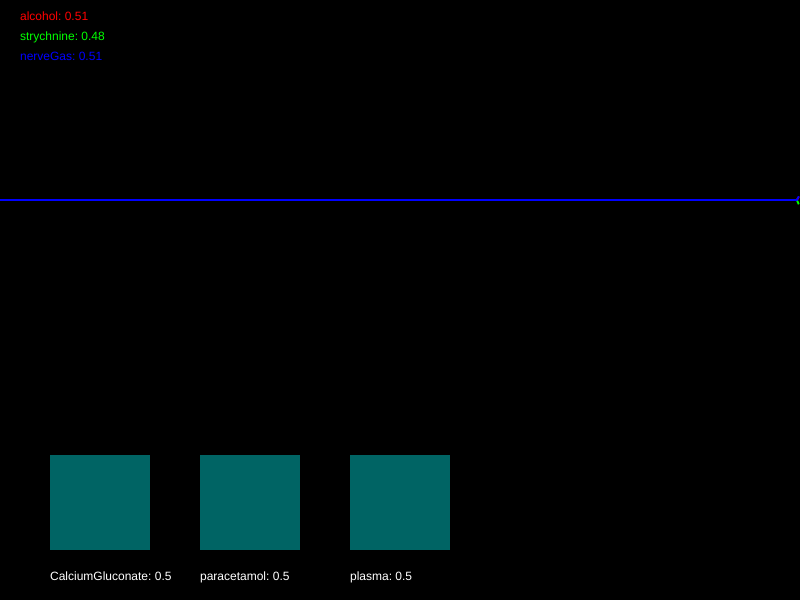
Frame 1 (no input)
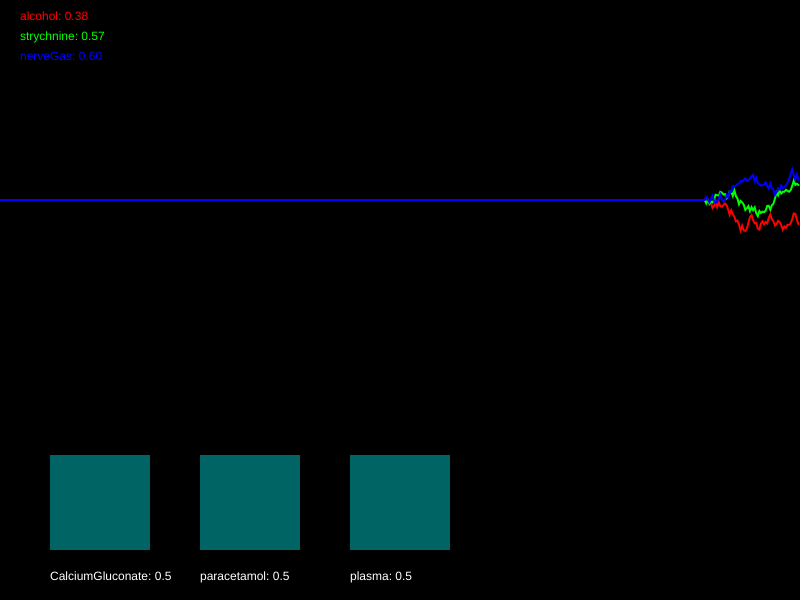
Frame 60 (no input)
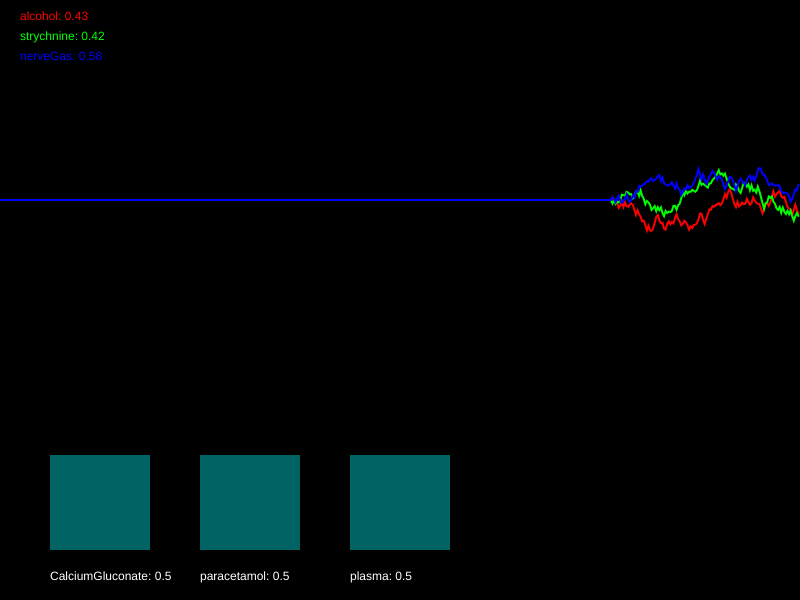
Frame 120 (the mouse pressed at the canvas centre since frame 60)

The p5.js sketch that drew these frames (run headless with seeded random() and noise() and a simulated clock; from frame 60 on, the mouse is pressed at the canvas centre):

// p5.js sketch
// ── sketch.js
/*

Officer: 4700213
CaseNum: 401-0-29148045-4700213

Case 401 - The Case of Norbert's Weiner Stand
Stage 1 - Noxious Weiner

Console city has been plunged into chaos. The notorious poisoner Norbert has struck the population down with a potent poison. Word has it that he is smuggling his venomous filth via a streetside weiner stand. Hundreds of people have been affected, and the municipal water company tells me that their sewers are at full capacity. This is no laughing matter. I need you to head down to our lab and work on an antidote.

You must develop the antidote by using conditional statements in the draw loop to
do the following:

	- When nerveGas dips below 0.37, decrement CalciumGluconate by 0.03
	- When strychnine goes above 0.4, increment CalciumGluconate by 0.03
	- If alcohol goes above 0.59, decrease paracetamol by 0.04
	- If nerveGas goes above 0.75, increase paracetamol by 0.03
	- If nerveGas dips below 0.36, decrease plasma by 0.04
	- When alcohol goes above 0.45, increment plasma by 0.01


Your conditional statements should consider the following poisons:

	- alcohol
	- strychnine
	- nerveGas


Your conditional statements should modify the following antidotes:

	- CalciumGluconate
	- paracetamol
	- plasma


- There are many ways to complete this task but you should only use the following commands and operators:

	if(){}
	>
	<
	+=
	-=

*/

//Declare the poison variables
var alcohol;
var strychnine;
var nerveGas;


//Declare the antidote variables
var CalciumGluconate;
var paracetamol;
var plasma;


//This variable is used for drawing the graph
var graphs;


function setup()
{

	createCanvas(800,600);
	strokeWeight(2);

	//initialise the poisons and antidotes
	alcohol = 0.5;
	strychnine = 0.5;
	nerveGas = 0.5;
	CalciumGluconate = 0.5;
	paracetamol = 0.5;
	plasma = 0.5;


	//fills the graph with empty values
	graphs = [];

	for(var i = 0; i < 3; i++)
	{
		graphs.push([]);
		for(var j = 0; j < 512; j++)
		{
			graphs[i].push(0.5);
		}
	}

}

function draw()
{

	//Develop the antidote below
	//Write conditional statements to change the amount of each substance ...




	//////////////////////////////////////////////////////

	//the code below generates new values using random numbers

	/*
		For testing, you might want to temporarily comment out
		these lines and set the same variables to constant values
		instead.
	*/

	alcohol = nextValue(graphs[0],alcohol);
	strychnine = nextValue(graphs[1],strychnine);
	nerveGas = nextValue(graphs[2],nerveGas);


	CalciumGluconate = constrain(CalciumGluconate, 0, 1);
	paracetamol = constrain(paracetamol, 0, 1);
	plasma = constrain(plasma, 0, 1);


	///////// DO NOT CHANGE THE CODE BELOW ///////////

	//drawing code

	// set background
	background(0);
	noFill();

	//draw the graphs for the vitals
	var colors = [
	color(255, 0, 0),
	color(0, 255, 0),
	color(0, 0, 255),
	color(255, 0, 255),
	color(255, 255, 0),
	color(0, 255, 255)
	];

	for(var i = 0; i < graphs.length; i++)
	{
		stroke(colors[i]);
		drawGraph(graphs[i]);
	}

	//draw the poisons as text
	noStroke();
	fill(colors[0]);
	text('alcohol: ' + nf(alcohol,1,2), 20,20);
	fill(colors[1]);
	text('strychnine: ' + nf(strychnine,1,2), 20,40);
	fill(colors[2]);
	text('nerveGas: ' + nf(nerveGas,1,2), 20,60);


	//draw the antidotes bar chart
	drawBar(CalciumGluconate,50,'CalciumGluconate');
	drawBar(paracetamol,200,'paracetamol');
	drawBar(plasma,350,'plasma');


}

function nextValue(graph, val)
{
	//gets the next value for a vital and puts it in an array for drawing
	var delta = random(-0.03,0.03);

	val += delta;
	if(val > 1 || val < 0)
	{
		delta *= -1;
		val += delta * 2;
	}

	graph.push(val)
	graph.shift();
	return val;
}

function drawGraph(graph)
{
	//draws an array as a graph
	beginShape();
	for(var i = 0; i < graph.length; i++)
	{
			vertex(width * i/512, height * 0.5 - graph[i]* height/3)
	}
	endShape();
}


function drawBar(val, x, name)
{
	//draws the bars for bar chart
    noStroke();
    fill(0,100,100);
	var mh = height * 0.4 - 50;
	rect(x,(height - 50) - val*mh, 100, val*mh);
    fill(255);
	text(name + ": " + val, x, height - 20);
}
